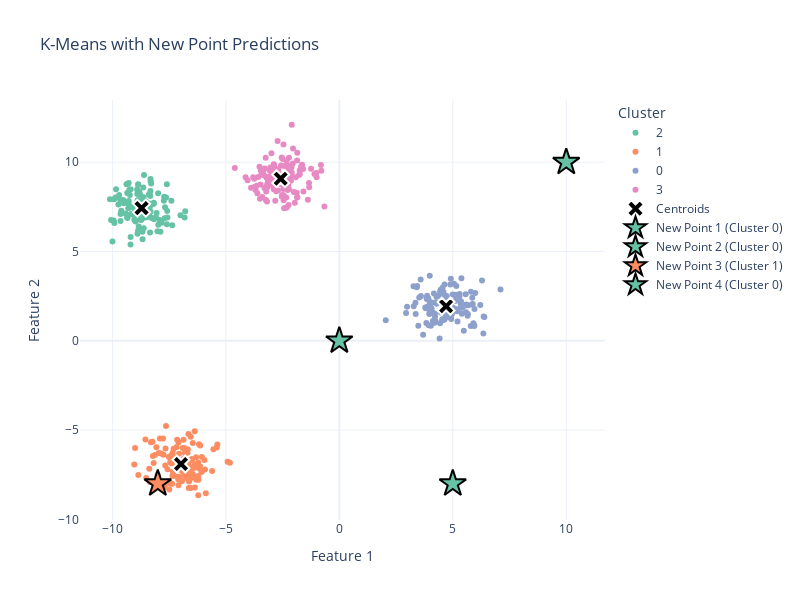

The notebook cell saved with this chart:
### Code cell
# Visualize predictions
fig = plot_clusters_2d(
    X,
    labels_final,
    kmeans_final.cluster_centers_,
    title="K-Means with New Point Predictions",
    feature_names=['Feature 1', 'Feature 2']
)

# Add new points
colors_new = px.colors.qualitative.Set2
for i, (point, cluster) in enumerate(zip(X_new, predictions)):
    fig.add_trace(go.Scatter(
        x=[point[0]],
        y=[point[1]],
        mode='markers',
        marker=dict(
            size=20,
            color=colors_new[cluster],
            symbol='star',
            line=dict(width=2, color='black')
        ),
        name=f'New Point {i+1} (Cluster {cluster})',
        showlegend=True
    ))

fig.show()

print("New points shown as stars, colored by their predicted cluster")
